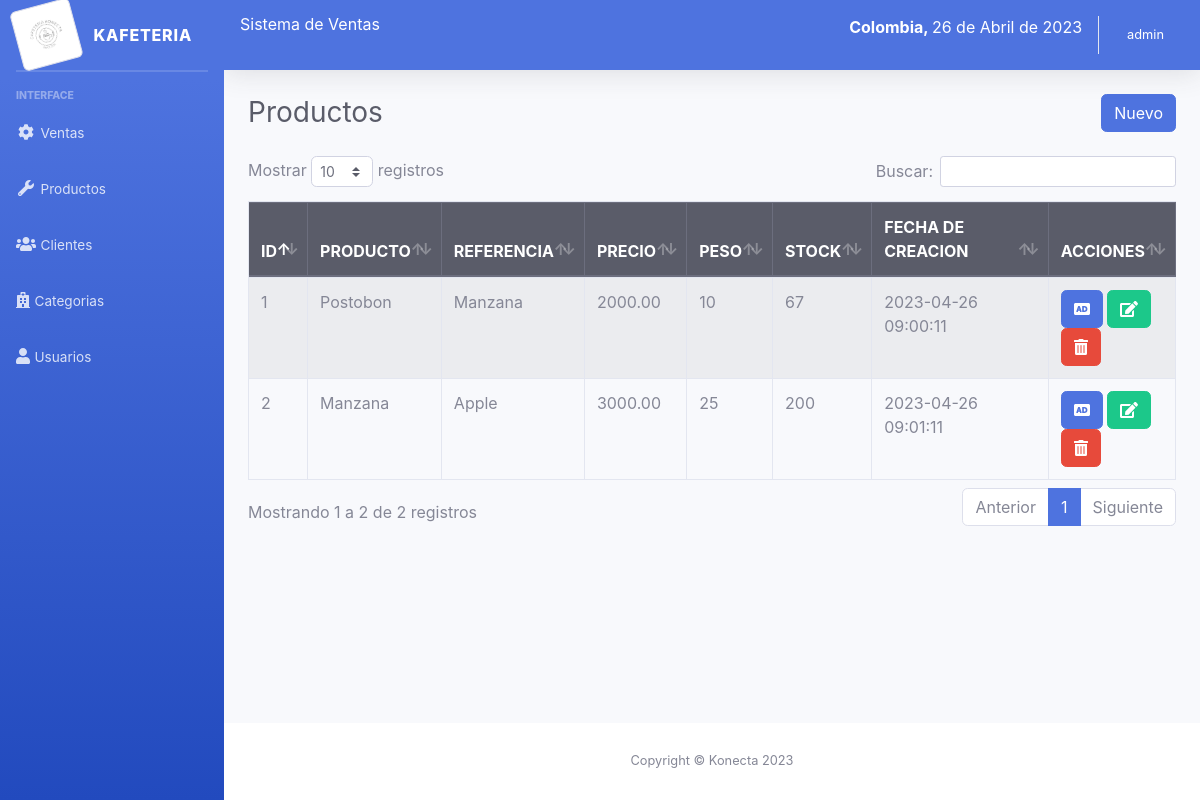
/sistema/lista_productos.php (signed in), run on the app's committed database.
### tables this page shows
CREATE TABLE `producto` (
  `codproducto` int(11) NOT NULL,
  `descripcion` varchar(200) NOT NULL,
  `referencia` varchar(30) NOT NULL,
  `categoria` int(30) NOT NULL,
  `precio` decimal(10,2) NOT NULL,
  `peso` int(11) NOT NULL,
  `existencia` int(11) NOT NULL,
  `fecha_creacion` timestamp NOT NULL DEFAULT current_timestamp(),
  `usuario_id` int(11) NOT NULL
);

### sistema/includes/functions.php (called while the page is built, shortened)
<?php
	function fecha(){
		$mes = array("","Enero",
					  "Febrero",
					  "Marzo",
					  "Abril",
					  "Mayo",
					  "Junio",
					  "Julio",
					  "Agosto",
					  "Septiembre",
					  "Octubre",
					  "Noviembre",
					  "Diciembre");
		return date('d')." de ". $mes[date('n')] . " de " . date('Y');
	}
 ?>

### sistema/lista_productos.php (the view)
<?php include_once "includes/header.php"; ?>
<div class="container-fluid">
	<div class="d-sm-flex align-items-center justify-content-between mb-4">
		<h1 class="h3 mb-0 text-gray-800">Productos</h1>
		<a href="registro_producto.php" class="btn btn-primary">Nuevo</a>
	</div>
	<div class="row">
		<div class="col-lg-12">
			<div class="table-responsive">
				<table class="table table-striped table-bordered" id="table">
					<thead class="thead-dark">
						<tr>
							<th>ID</th>
							<th>PRODUCTO</th>
							<th>REFERENCIA</th>
							<th>PRECIO</th>
							<th>PESO</th>
							<th>STOCK</th>
							<th>FECHA DE CREACION</th>
							<?php if ($_SESSION['rol'] == 1) { ?>
							<th>ACCIONES</th>
							<?php } ?>
						</tr>
					</thead>
					<tbody>
						<?php
						include "../conexion.php";
						$query = mysqli_query($conexion, "SELECT * FROM producto");
						$result = mysqli_num_rows($query);
						if ($result > 0) {
							while ($data = mysqli_fetch_assoc($query)) { ?>
								<tr>
									<td><?php echo $data['codproducto']; ?></td>
									<td><?php echo $data['descripcion']; ?></td>
									<td><?php echo $data['referencia']; ?></td>
									<td><?php echo $data['precio']; ?></td>
									<td><?php echo $data['peso']; ?></td>
									<td><?php echo $data['existencia']; ?></td>
									<td><?php echo $data['fecha_creacion']; ?></td>
										<?php if ($_SESSION['rol'] == 1) { ?>
									<td>
										<a href="agregar_producto.php?id=<?php echo $data['codproducto']; ?>" class="btn btn-primary"><i class='fas fa-audio-description'></i></a>
										<a href="editar_producto.php?id=<?php echo $data['codproducto']; ?>" class="btn btn-success"><i class='fas fa-edit'></i></a>
										<form action="eliminar_producto.php?id=<?php echo $data['codproducto']; ?>" method="post" class="confirmar d-inline">
											<button class="btn btn-danger" type="submit"><i class='fas fa-trash-alt'></i> </button>
										</form>
									</td>
										<?php } ?>
								</tr>
						<?php }
						} ?>
					</tbody>
				</table>
			</div>
		</div>
	</div>
</div>
</div>
<?php include_once "includes/footer.php"; ?>

### sistema/includes/header.php (shortened to what this page needs)
<?php
include "includes/functions.php";
?>
<!DOCTYPE html>
<html lang="en">
<head>
	<link href="css/sb-admin-2.min.css" rel="stylesheet">
	<link rel="stylesheet" href="css/dataTables.bootstrap4.min.css">
</head>
<body id="page-top">
	<div id="wrapper">
		<?php include_once "includes/menu.php"; ?>
		<div id="content-wrapper" class="d-flex flex-column">
			<div id="content">
				<nav class="navbar navbar-expand navbar-light bg-primary text-white topbar mb-4 static-top shadow">
					<div class="input-group">
						<h6>Sistema de Ventas</h6>
						<p class="ml-auto"><strong>Colombia, </strong><?php echo fecha(); ?></p>
					</div>
					<ul class="navbar-nav ml-auto">
						<li class="nav-item dropdown no-arrow">
							<a class="nav-link dropdown-toggle" href="#" id="userDropdown" role="button" data-toggle="dropdown" aria-haspopup="true" aria-expanded="false">
								<span class="mr-2 d-none d-lg-inline small text-white"><?php echo $_SESSION['nombre']; ?></span>
							</a>
						</li>
					</ul>
				</nav>

### sistema/includes/menu.php (shortened to what this page needs)
<ul class="navbar-nav bg-gradient-primary sidebar sidebar-dark accordion" id="accordionSidebar">
	<a class="sidebar-brand d-flex align-items-center justify-content-center" href="index.php">
		<div class="sidebar-brand-icon rotate-n-15">
			<img src="img/logo.jpg" class="img-thumbnail">
		</div>
		<div class="sidebar-brand-text mx-3">Kafeteria</div>
	</a>
	<hr class="sidebar-divider my-0">
	<hr class="sidebar-divider">
	<div class="sidebar-heading">
		Interface
	</div>
	<li class="nav-item">
		<a class="nav-link collapsed" href="#" data-toggle="collapse" data-target="#collapseTwo" aria-expanded="true" aria-controls="collapseTwo">
			<i class="fas fa-fw fa-cog"></i>
			<span>Ventas</span>
		</a>
	</li>
	<li class="nav-item">
		<a class="nav-link collapsed" href="#" data-toggle="collapse" data-target="#collapseUtilities" aria-expanded="true" aria-controls="collapseUtilities">
			<i class="fas fa-fw fa-wrench"></i>
			<span>Productos</span>
		</a>
	</li>
	<li class="nav-item">
		<a class="nav-link collapsed" href="#" data-toggle="collapse" data-target="#collapseClientes" aria-expanded="true" aria-controls="collapseUtilities">
			<i class="fas fa-users"></i>
			<span>Clientes</span>
		</a>
	</li>
	<li class="nav-item">
		<a class="nav-link collapsed" href="#" data-toggle="collapse" data-target="#collapseProveedor" aria-expanded="true" aria-controls="collapseUtilities">
			<i class="fas fa-hospital"></i>
			<span>Categorias</span>
		</a>
	</li>
	<?php if ($_SESSION['rol'] == 1) { ?>
		<li class="nav-item">
			<a class="nav-link collapsed" href="#" data-toggle="collapse" data-target="#collapseUsuarios" aria-expanded="true" aria-controls="collapseUtilities">
				<i class="fas fa-user"></i>
				<span>Usuarios</span>
			</a>
		</li>
	<?php } ?>
</ul>

### sistema/includes/footer.php (shortened to what this page needs)
<footer class="sticky-footer bg-white">
  <div class="container my-auto">
    <div class="copyright text-center my-auto">
      <span>Copyright &copy; Konecta <?php echo date("Y"); ?></span>
    </div>
  </div>
</footer>
</div>
</div>
</body>
</html>

### data on the page
producto: codproducto "1", descripcion "Postobon", referencia "Manzana", precio "2000.00", peso "10", existencia "67", fecha_creacion "2023-04-26 09:00:11"
producto: codproducto "2", descripcion "Manzana", referencia "Apple", precio "3000.00", peso "25", existencia "200", fecha_creacion "2023-04-26 09:01:11"

### other printed values
fecha() "26 de Abril de 2023"
$_SESSION['nombre'] "admin"
